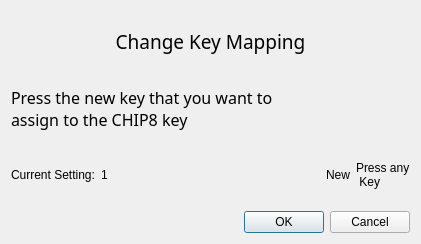
<?xml version="1.0" encoding="UTF-8"?>
<ui version="4.0">
 <class>KeyboardMappingDialog</class>
 <widget class="QDialog" name="KeyboardMappingDialog">
  <property name="geometry">
   <rect>
    <x>0</x>
    <y>0</y>
    <width>421</width>
    <height>244</height>
   </rect>
  </property>
  <property name="windowTitle">
   <string>Dialog</string>
  </property>
  <layout class="QVBoxLayout" name="verticalLayout">
   <item>
    <widget class="QLabel" name="label">
     <property name="font">
      <font>
       <family>Droid Sans Japanese</family>
       <pointsize>14</pointsize>
      </font>
     </property>
     <property name="text">
      <string>Change Key Mapping</string>
     </property>
     <property name="alignment">
      <set>Qt::AlignmentFlag::AlignCenter</set>
     </property>
    </widget>
   </item>
   <item>
    <widget class="QLabel" name="label_2">
     <property name="font">
      <font>
       <family>Droid Sans Japanese</family>
       <pointsize>12</pointsize>
      </font>
     </property>
     <property name="text">
      <string>Press the new key that you want to 
assign to the CHIP8 key</string>
     </property>
    </widget>
   </item>
   <item>
    <layout class="QHBoxLayout" name="horizontalLayout_3">
     <item>
      <layout class="QHBoxLayout" name="horizontalLayout_2">
       <item>
        <widget class="QLabel" name="label_3">
         <property name="text">
          <string>Current Setting:</string>
         </property>
        </widget>
       </item>
       <item>
        <widget class="QLabel" name="currentSettingLabel">
         <property name="sizePolicy">
          <sizepolicy hsizetype="Expanding" vsizetype="Preferred">
           <horstretch>0</horstretch>
           <verstretch>0</verstretch>
          </sizepolicy>
         </property>
         <property name="minimumSize">
          <size>
           <width>30</width>
           <height>0</height>
          </size>
         </property>
         <property name="text">
          <string>1</string>
         </property>
        </widget>
       </item>
      </layout>
     </item>
     <item>
      <layout class="QHBoxLayout" name="horizontalLayout">
       <item>
        <widget class="QLabel" name="label_4">
         <property name="text">
          <string>New</string>
         </property>
        </widget>
       </item>
       <item>
        <widget class="QLabel" name="newSettingLabel">
         <property name="text">
          <string>Press any
 Key</string>
         </property>
        </widget>
       </item>
      </layout>
     </item>
    </layout>
   </item>
   <item>
    <widget class="QDialogButtonBox" name="buttonBox">
     <property name="orientation">
      <enum>Qt::Orientation::Horizontal</enum>
     </property>
     <property name="standardButtons">
      <set>QDialogButtonBox::StandardButton::Cancel|QDialogButtonBox::StandardButton::Ok</set>
     </property>
    </widget>
   </item>
  </layout>
 </widget>
 <resources/>
 <connections>
  <connection>
   <sender>buttonBox</sender>
   <signal>accepted()</signal>
   <receiver>KeyboardMappingDialog</receiver>
   <slot>accept()</slot>
   <hints>
    <hint type="sourcelabel">
     <x>248</x>
     <y>254</y>
    </hint>
    <hint type="destinationlabel">
     <x>157</x>
     <y>274</y>
    </hint>
   </hints>
  </connection>
  <connection>
   <sender>buttonBox</sender>
   <signal>rejected()</signal>
   <receiver>KeyboardMappingDialog</receiver>
   <slot>reject()</slot>
   <hints>
    <hint type="sourcelabel">
     <x>316</x>
     <y>260</y>
    </hint>
    <hint type="destinationlabel">
     <x>286</x>
     <y>274</y>
    </hint>
   </hints>
  </connection>
 </connections>
</ui>
